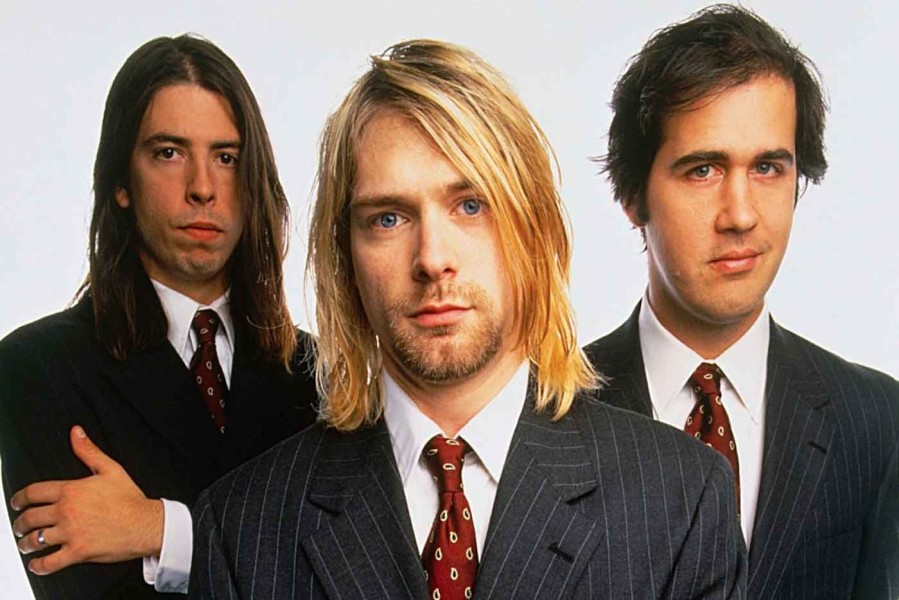
#> input picture face_detection/nirvana.jpg, 899 x 600 px, given in place of the camera
$ python detect_face_mask.py
#> lines starting #> are read from the running program, lines starting #| are printed output that depends on the picture; after the words box and inside, x2 and y2 are one past the last pixel; in counts of white or black regions, pixels touching at a corner belong together
import numpy as np
import cv2
import random

face_cascade = cv2.CascadeClassifier('data\\xml\\haarcascade_frontalface_default.xml')
eye_cascade = cv2.CascadeClassifier('data\\xml\\haarcascade_eye.xml')
mouth_cascade = cv2.CascadeClassifier('data\\xml\\haarcascade_mcs_mouth.xml')
upper_body = cv2.CascadeClassifier('data\\xml\\haarcascade_upperbody.xml')


bw_threshold = 80 # Adjust threshold value in range 80 to 105 based on light.


font = cv2.FONT_HERSHEY_SIMPLEX
org = (30, 30)
mask_on_font_color = (0, 255, 0)
mask_off_font_color = (0, 0, 255)
thickness = 2
font_scale = 1
mask = "Mask"
not_mask = "Not mask"


cap = cv2.VideoCapture(0) # Read video

while 1:

    ret, img = cap.read()
#> img is the input picture: shape (600, 899, 3); mean B, G, R 106.5, 118, 135.4
    img = cv2.flip(img,1)

    gray = cv2.cvtColor(img, cv2.COLOR_BGR2GRAY)
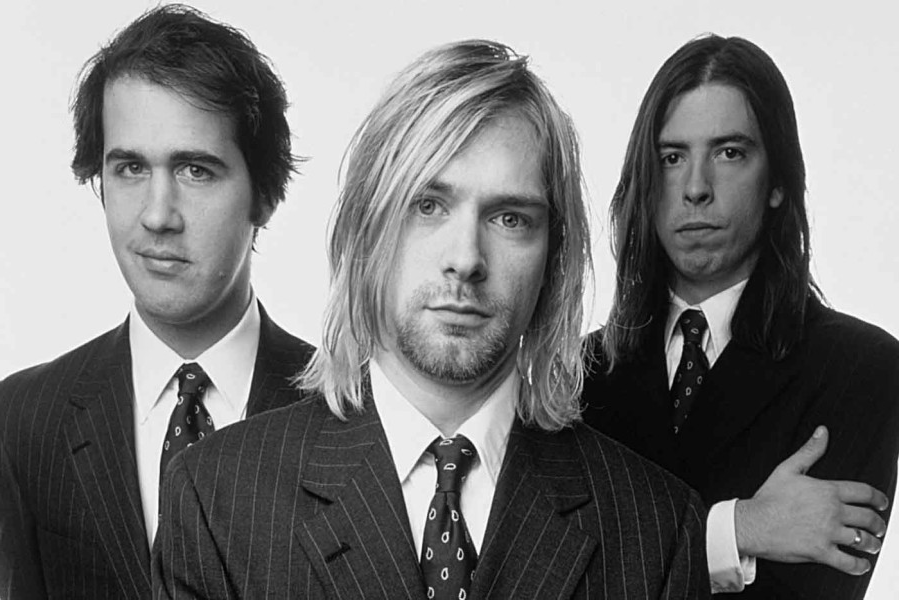
#> gray: shape (600, 899); min 0, max 255, mean 121.9

    (thresh, black_and_white) = cv2.threshold(gray, bw_threshold, 255, cv2.THRESH_BINARY)
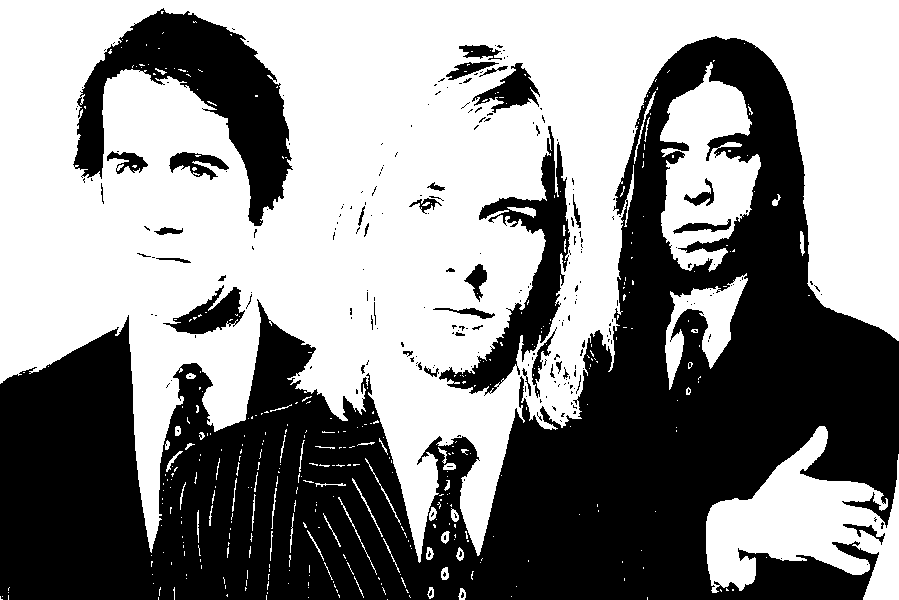
#> black_and_white: shape (600, 899); 55.1% white; 249 black regions (208 under 20 px), largest, box (x1, y1, x2, y2) and area: (0, 36, 899, 600) 206853, (73, 8, 293, 226) 17724, (439, 126, 570, 396) 8597
#> thresh = 80


    faces = face_cascade.detectMultiScale(gray, 1.1, 4) # detect face
#> faces = [[634, 100, 137, 137], [63, 94, 199, 199], [354, 128, 220, 220]]


    faces_bw = face_cascade.detectMultiScale(black_and_white, 1.1, 4) # Face prediction for black and white
#> faces_bw = [[630, 94, 146, 146], [60, 85, 205, 205], [344, 123, 235, 235]]


    if(len(faces) == 0 and len(faces_bw) == 0):
        cv2.putText(img, "No face found...", org, font, font_scale, mask_on_font_color, thickness, cv2.LINE_AA)
    elif(len(faces) == 0 and len(faces_bw) == 1):
        # It has been observed that for white mask covering mouth, with gray image face prediction is not happening
        cv2.putText(img, mask, org, font, font_scale, mask_on_font_color, thickness, cv2.LINE_AA)
    else:
        # Draw rectangle on face
        for (x, y, w, h) in faces:
            cv2.rectangle(img, (x, y), (x + w, y + h), (255, 255, 255), 2)
            roi_gray = gray[y:y + h, x:x + w]
            roi_color = img[y:y + h, x:x + w]


            # Detect lips counters
            mouth_rects = mouth_cascade.detectMultiScale(gray, 1.5, 5)
#> this loop made 3 passes
#> pass 1, `roi_gray = gray[y:y + h, x:x + w]`:
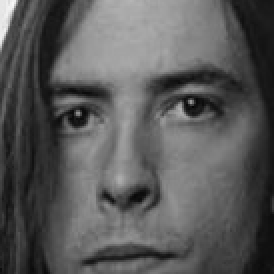
#> roi_gray: shape (137, 137) (shown 2 times larger); min 4, max 247, mean 88.8
#> pass 1, `roi_color = img[y:y + h, x:x + w]`:
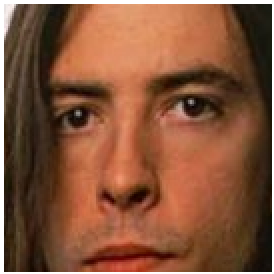
#> roi_color: shape (137, 137, 3) (shown 2 times larger); mean B, G, R 58.7, 84.7, 133.5
#> pass 2, `roi_color = img[y:y + h, x:x + w]`:
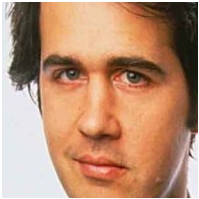
#> roi_color: shape (199, 199, 3); mean B, G, R 115.4, 142.8, 186.9
#> after the loop:
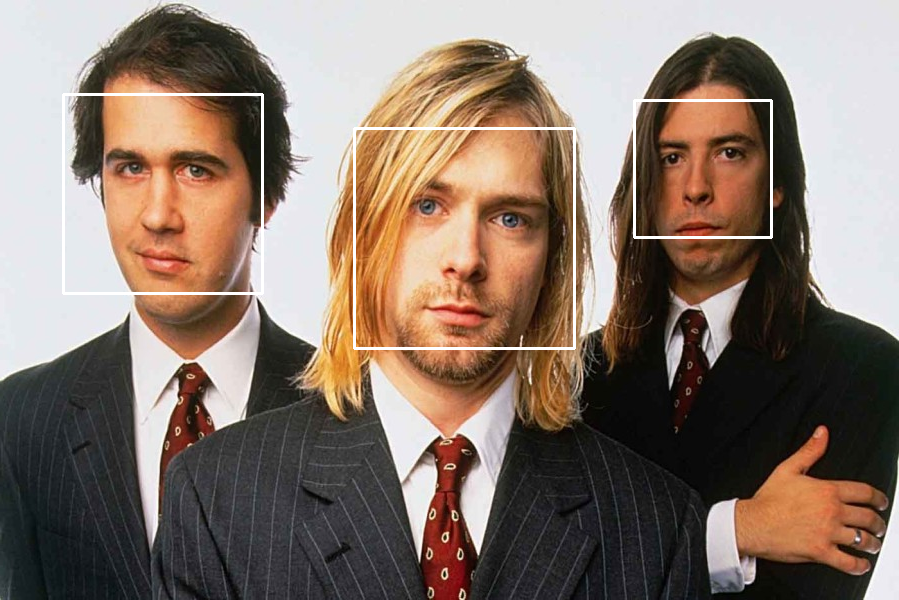
#> img: shape (600, 899, 3); mean B, G, R 108.5, 119.7, 136.7

        # If face is detected but lips don't means person is wearing the mask
        if(len(mouth_rects) == 0):
            cv2.putText(img, mask, org, font, font_scale, mask_on_font_color, thickness, cv2.LINE_AA)
        else:
            for (mx, my, mw, mh) in mouth_rects:

                if(y < my < y + h):
                    # Face and Lips are detected but lips coordinates are within face cordinates which means lips prediction is true and
                    # person is not waring mask
                    cv2.putText(img, not_mask, org, font, font_scale, mask_off_font_color, thickness, cv2.LINE_AA)

                    break
#> this loop made 1 pass
#> (mx, my, mw, mh) on pass 1: (706, 136, 56, 34)
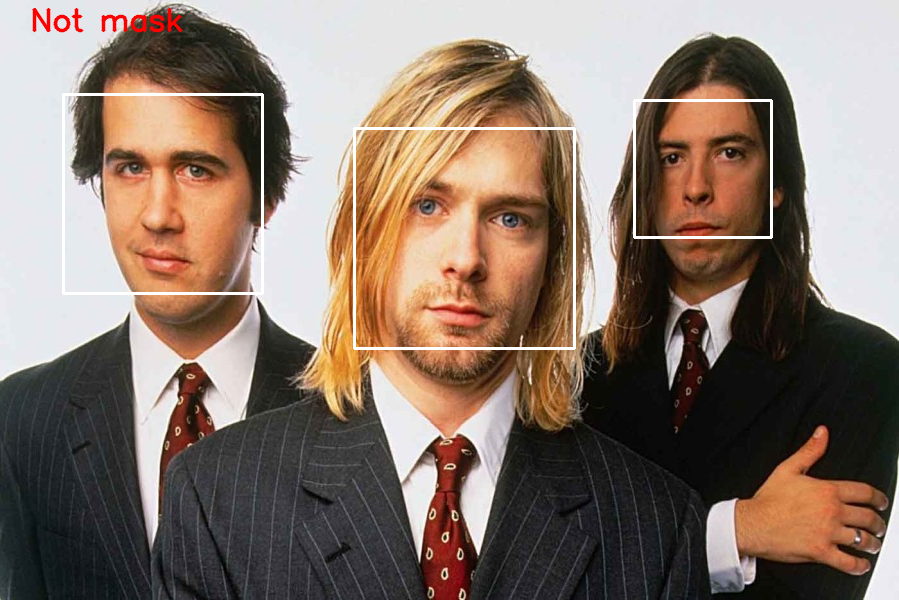
#> img: shape (600, 899, 3); 0.31% of pixels changed, all inside (x1, y1, x2, y2) = (32, 7, 183, 33)

    # Show frame with results
    cv2.imshow('Mask Detection', img)
    k = cv2.waitKey(30) & 0xff
#> (key Esc is pressed here)
    if k == 27:
        break

# Release video
cap.release()
cv2.destroyAllWindows()
